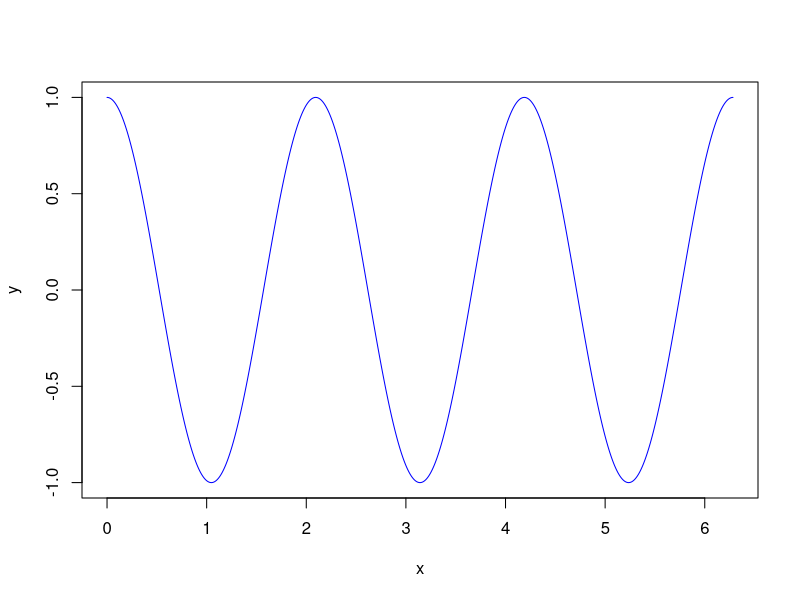

Generate this figure with R:
## ---- chunk 1
x <- 1:3
y <- 4:6
outer(x, y)
## ---- chunk 2
x <- seq(from=0, to=2*pi, length=1000)
y <- cos(3*x)
plot(x, y, type='l', col='blue')
## ---- chunk 3
sessionInfo()
